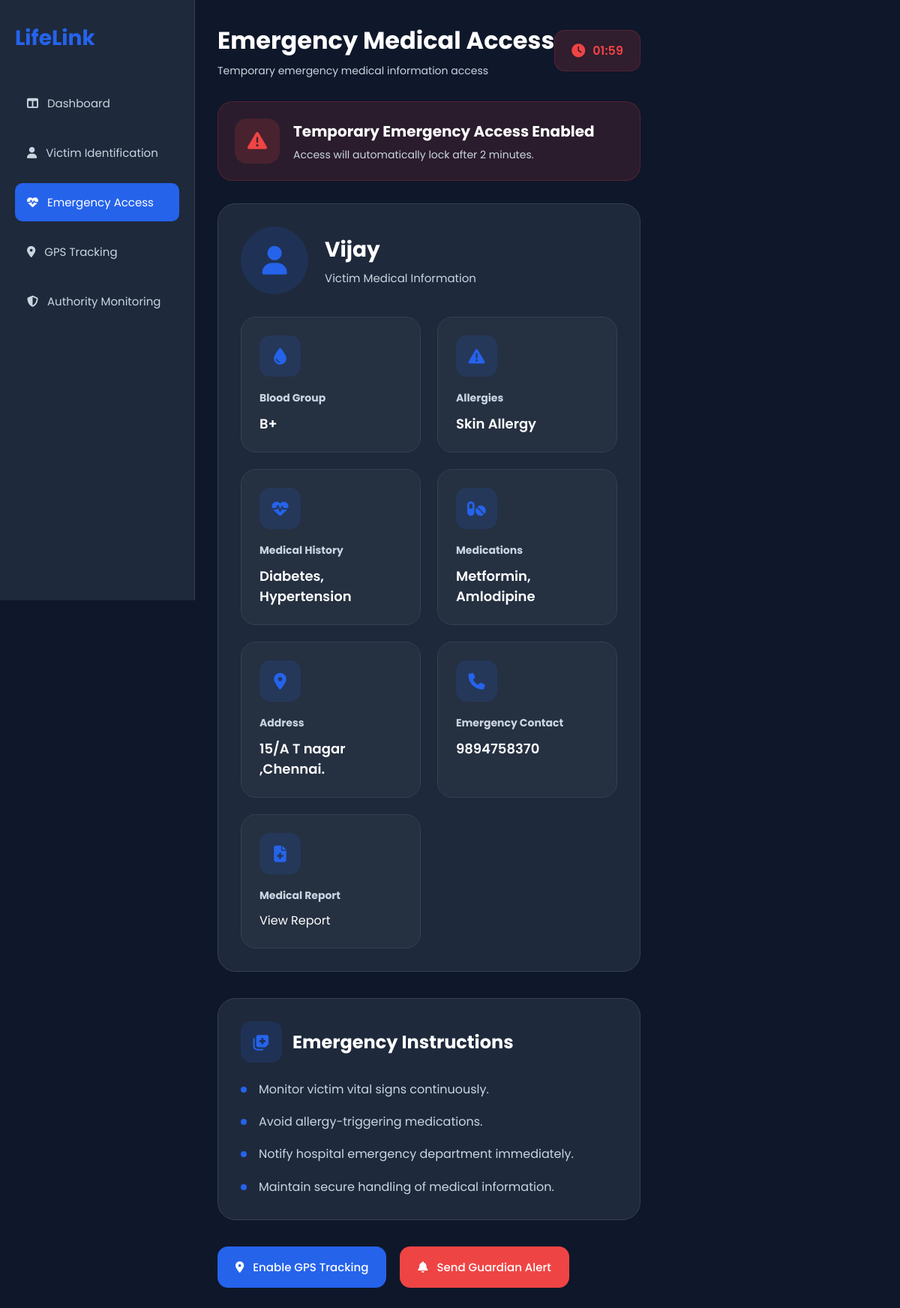
/emergency-access/17, run on the app's committed database.
### app.py (models this page shows)
class Citizen(db.Model):
    id = db.Column(db.Integer, primary_key=True)
    fullname = db.Column(db.String(100))
    age = db.Column(db.Integer)
    gender = db.Column(db.String(20))
    blood_group = db.Column(db.String(10))
    allergies = db.Column(db.String(200))
    diseases = db.Column(db.String(200))
    emergency_contact = db.Column(db.String(20))
    face_image = db.Column(db.String(200))
    fingerprint_id = db.Column(db.Integer)

class MedicalRecord(db.Model):
    id = db.Column(db.Integer, primary_key=True)
    citizen_id = db.Column(
        db.Integer,
        db.ForeignKey('citizen.id')
    )
    allergies = db.Column(db.String(500))
    emergency_contact = db.Column(db.String(20))
    medications = db.Column(db.String(500))
    conditions = db.Column(db.String(500))
    address = db.Column(db.String(500))
    medical_report = db.Column(db.String(200))

### app.py (the view)
@app.route("/emergency-access/<int:citizen_id>")
def emergency_access(citizen_id):
    if "emergency_expiry" not in session:
        session["emergency_expiry"] = time.time() + 120
    if time.time() > session["emergency_expiry"]:
        session.pop("emergency_expiry", None)
        return redirect(url_for("dashboard"))
    citizen = Citizen.query.get(citizen_id)
    latest_record = MedicalRecord.query.filter_by(
        citizen_id=citizen_id
    ).order_by(
        MedicalRecord.id.desc()
    ).first()
    remaining = int(
        session["emergency_expiry"] - time.time()
    )
    return render_template(
        "emergency_access.html",
        citizen=citizen,
        record=latest_record,
        remaining=remaining
    )

### templates/emergency_access.html (shortened to what this page needs)
<!DOCTYPE html>
<html lang="en">
<head>
    <link
    rel="stylesheet"
    href="https://cdnjs.cloudflare.com/ajax/libs/font-awesome/6.5.2/css/all.min.css"
    />
    <link rel="stylesheet"
    href="{{ url_for('static', filename='css/style.css') }}">
    <link rel="stylesheet"
    href="{{ url_for('static', filename='css/emergency.css') }}">
</head>
<body>
    <div class="emergency-container">
        <aside class="sidebar">
            <div class="logo">
                <h2>LifeLink</h2>
            </div>
           <ul class="menu">
    <li>
        <a href="{{ url_for('dashboard') }}">
            <i class="fa-solid fa-table-columns"></i>
            Dashboard
        </a>
    </li>
    <li>
        <a href="{{ url_for('victim') }}">
            <i class="fa-solid fa-user"></i>
            Victim Identification
        </a>
    </li>
    <li class="active">
        <a href="#">
            <i class="fa-solid fa-heart-pulse"></i>
            Emergency Access
        </a>
    </li>
    <li>
        <a href="{{ url_for('gps') }}">
            <i class="fa-solid fa-location-dot"></i>
            GPS Tracking
        </a>
    </li>
    <li>
        <a href="{{ url_for('authority') }}">
            <i class="fa-solid fa-shield-halved"></i>
            Authority Monitoring
        </a>
    </li>
</ul>
        </aside>
        <main class="main-content">
            <div class="topbar">
                <div>
                    <h1>Emergency Medical Access</h1>
                    <p>
                        Temporary emergency medical information access
                    </p>
                </div>
                <div class="timer-box">
                    <i class="fa-solid fa-clock"></i>
                    <span id="timer">02:00</span>
                </div>
            </div>
            <section class="alert-section">
                <div class="alert-card">
                    <i class="fa-solid fa-triangle-exclamation"></i>
                    <div>
                        <h3>Temporary Emergency Access Enabled</h3>
                        <p>
                            Access will automatically lock after 2 minutes.
                        </p>
                    </div>
                </div>
            </section>
            <section class="profile-section" id="medical-info">
                <div class="profile-card">
                    <div class="profile-header">
                        <div class="profile-image">
                            <i class="fa-solid fa-user"></i>
                        </div>
                        <div class="profile-info">
                            <h2>{{ citizen.fullname }}</h2>
                            <p>Victim Medical Information</p>
                        </div>
                    </div>
                    <div class="medical-grid">
                        <div class="medical-card">
                            <i class="fa-solid fa-droplet"></i>
                            <h4>Blood Group</h4>
                            <p>{{ citizen.blood_group }}</p>
                        </div>
                        <div class="medical-card">
                            <i class="fa-solid fa-triangle-exclamation"></i>
                            <h4>Allergies</h4>
                            <p>
{% if record %}
    {{ record.allergies }}
{% else %}
    {{ citizen.allergies }}
{% endif %}
</p>
                        </div>
                        <div class="medical-card">
    <i class="fa-solid fa-heart-pulse"></i>
    <h4>Medical History</h4>
    <p>
        {% if record %}
            {{ record.conditions }}
        {% else %}
            {{ citizen.diseases }}
        {% endif %}
    </p>
</div>
<div class="medical-card">
    <i class="fa-solid fa-pills"></i>
    <h4>Medications</h4>
    <p>
        {% if record %}
            {{ record.medications }}
        {% else %}
            None
        {% endif %}
    </p>
</div>
<div class="medical-card">
    <i class="fa-solid fa-location-dot"></i>
    <h4>Address</h4>
    <p>
        {% if record %}
            {{ record.address }}
        {% else %}
            Not Available
        {% endif %}
    </p>
</div>
                        <div class="medical-card">
                            <i class="fa-solid fa-phone"></i>
                            <h4>Emergency Contact</h4>
                            <p>
{% if record %}
    {{ record.emergency_contact }}
{% else %}
    {{ citizen.emergency_contact }}
{% endif %}
</p>
                        </div>
                        {% if record and record.medical_report %}
<div class="medical-card">
    <i class="fa-solid fa-file-medical"></i>
    <h4>Medical Report</h4>
    <a href="{{ url_for('static',
        filename='uploads/' + record.medical_report) }}"
       target="_blank">
        View Report
    </a>
</div>
{% endif %}
                    </div>
                </div>
            </section>
            <section class="instructions-section">
                <div class="instructions-card">
                    <div class="instruction-header">
                        <i class="fa-solid fa-notes-medical"></i>
                        <h2>Emergency Instructions</h2>
                    </div>
                    <ul>
                        <li>
                            Monitor victim vital signs continuously.
                        </li>
                        <li>
                            Avoid allergy-triggering medications.
                        </li>
                        <li>
                            Notify hospital emergency department immediately.
                        </li>
                        <li>
                            Maintain secure handling of medical information.
                        </li>
                    </ul>
                </div>
            </section>
            <section class="action-section">
                <a href="{{ url_for('gps') }}" class="primary-btn">
                    <i class="fa-solid fa-location-dot"></i>
                    Enable GPS Tracking
                </a>
                <a href="{{ url_for('send_alert', citizen_id=citizen.id) }}" class="secondary-btn">
                    <i class="fa-solid fa-bell"></i>
                    Send Guardian Alert
                </a>
            </section>
        </main>
    </div>
</body>
</html>

### static/css/style.css (style rules this page uses)
* { margin: 0; padding: 0; box-sizing: border-box; }
:root { --primary-color: #2563eb; --secondary-color: #1e293b; --background-color: #0f172a; --card-color: #1e293b; --danger-color: #ef4444; --success-color: #22c55e; --warning-color: #f59e0b; --white-color: #ffffff; --text-color: #cbd5e1; --border-color: #334155; }
body { font-family: 'Poppins', sans-serif; background: var(--background-color); color: var(--white-color); overflow-x: hidden; }
a { text-decoration: none; color: inherit; }
ul { list-style: none; }
.sidebar { width: 260px; height: 100vh; background: var(--secondary-color); position: fixed; top: 0; left: 0; padding: 30px 20px; border-right: 1px solid var(--border-color); }
.logo { margin-bottom: 40px; }
.logo h2 { color: var(--primary-color); font-size: 28px; font-weight: 700; }
.menu { display: flex; flex-direction: column; gap: 15px; }
.menu li a { display: flex; align-items: center; gap: 12px; padding: 14px 16px; border-radius: 10px; color: var(--text-color); transition: 0.3s; font-size: 15px; }
.menu li.active a { background: var(--primary-color); color: var(--white-color); }
.main-content { margin-left: 260px; padding: 30px; }
.topbar { display: flex; justify-content: space-between; align-items: center; margin-bottom: 30px; }
.primary-btn { background: var(--primary-color); color: var(--white-color); padding: 14px 24px; border-radius: 12px; font-size: 15px; transition: 0.3s; }
.secondary-btn { background: var(--danger-color); color: var(--white-color); padding: 14px 24px; border-radius: 12px; font-size: 15px; transition: 0.3s; }

### data on the page
Citizen: fullname "Vijay", blood_group "B+"
MedicalRecord: allergies "Skin Allergy", conditions "Diabetes, Hypertension", medications "Metformin, Amlodipine", address "15/A T nagar ,Chennai.", emergency_contact "9894758370"
